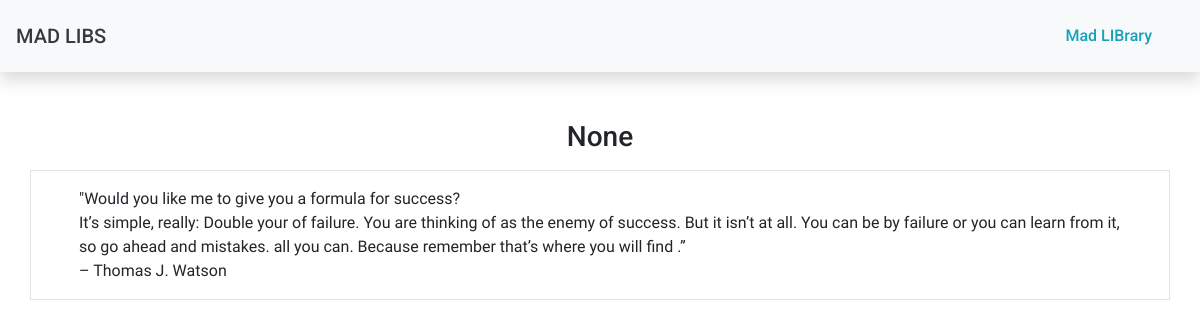
/home/quote_result/, run on an earlier commit of the app's database.
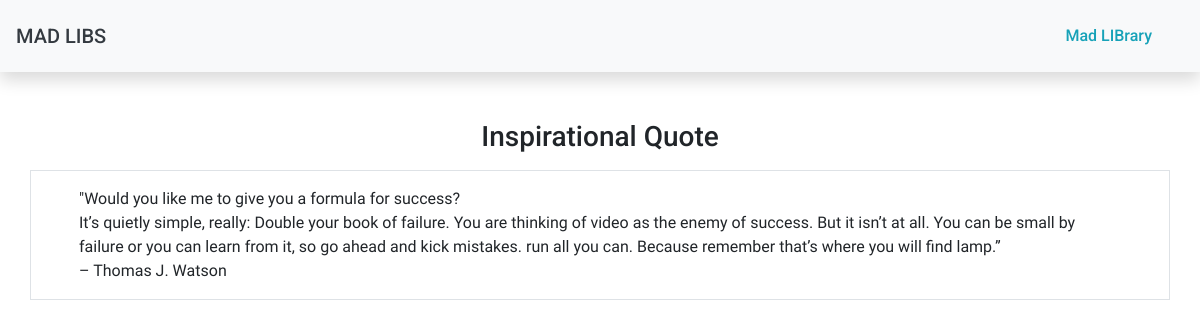
And on a later commit of the database.
### list/models.py (models this page shows)
class QuoteElement(models.Model):
    def __str__(self):
        return self.name
    name =  models.CharField(max_length=100, default="Inspirational Quote")
    field1 = models.CharField(max_length=500, default="")
    field2 = models.CharField(max_length=200, default="")
    field3 = models.CharField(max_length=200, default="")
    field4 = models.CharField(max_length=200, default="")
    field5 = models.CharField(max_length=200, default="")
    field6 = models.CharField(max_length=200, default="")
    field7 = models.CharField(max_length=200, default="")

### list/views.py (the view)
# urls.py: path('quote_result/', views.quote_result, name="quote_results"),
def quote_result(request):
    results = QuoteElement.objects.all().last()
    return render(request, 'list/quote-result.html', {'results': results})

### list/templates/list/quote-result.html
{% extends 'list/base.html' %}
{% block body %}
    <div class="container py-5">
        <div class="row">
            <div class="col pb-2">
                <h3 class="text-center">{{ results }}</h3>
            </div>
        </div>
        <div class="row">
            <div class="col py-3 px-5 border">
                <span class="story">
                <quoteblock>
                   "Would you like me to give you a formula for success? <br>
                    It’s {{ results.field1 }} simple, really: Double your {{ results.field2 }} of failure.
                    You are thinking of {{ results.field3 }} as the enemy of success. But it isn’t at all.
                    You can be {{ results.field4 }} by failure or you can learn from it, so go ahead and {{ results.field5 }} mistakes.
                    {{ results.field6 }} all you can. Because remember that’s where you will find {{ results.field7 }}.”<br>
                    <span class="text-italic text-center">– Thomas J. Watson</span>
                </quoteblock>
                </span>
            </div>
        </div>
    </div>
{% endblock %}

What changed in the data, as far as the page shows it:
added QuoteElement: name "Inspirational Quote", field1 "quietly", field2 "book", field3 "video", field4 "small", field5 "kick", field6 "run", field7 "lamp"
Also different on the page:
{{ results }}: "None" → (not shown)
